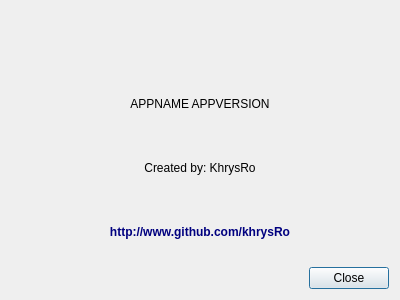
<?xml version="1.0" encoding="UTF-8"?>
<ui version="4.0">
 <class>Dialog</class>
 <widget class="QDialog" name="Dialog">
  <property name="geometry">
   <rect>
    <x>0</x>
    <y>0</y>
    <width>400</width>
    <height>300</height>
   </rect>
  </property>
  <property name="windowTitle">
   <string>Dialog</string>
  </property>
  <layout class="QVBoxLayout" name="verticalLayout_2">
   <item>
    <layout class="QVBoxLayout" name="verticalLayout">
     <item>
      <widget class="QLabel" name="image4">
       <property name="text">
        <string>&lt;html&gt;&lt;head/&gt;&lt;body&gt;&lt;p align=&quot;center&quot;&gt;&lt;img src=&quot;:/images/glade/pyconnmgr64x64.png&quot;/&gt;&lt;/p&gt;&lt;/body&gt;&lt;/html&gt;</string>
       </property>
       <property name="alignment">
        <set>Qt::AlignCenter</set>
       </property>
      </widget>
     </item>
     <item>
      <widget class="QLabel" name="label_version">
       <property name="text">
        <string>APPNAME APPVERSION</string>
       </property>
       <property name="alignment">
        <set>Qt::AlignCenter</set>
       </property>
      </widget>
     </item>
     <item>
      <widget class="QLabel" name="label_createdby">
       <property name="text">
        <string>&lt;span size=&quot;smaller&quot;&gt;Created by: KhrysRo&lt;/span&gt;</string>
       </property>
       <property name="alignment">
        <set>Qt::AlignCenter</set>
       </property>
      </widget>
     </item>
     <item>
      <widget class="QLabel" name="label">
       <property name="text">
        <string>&lt;html&gt;&lt;head/&gt;&lt;body&gt;&lt;p align=&quot;center&quot;&gt;&lt;span style=&quot; font-weight:600; color:#00007f;&quot;&gt;http://www.github.com/khrysRo&lt;/span&gt;&lt;/p&gt;&lt;/body&gt;&lt;/html&gt;</string>
       </property>
      </widget>
     </item>
     <item>
      <layout class="QHBoxLayout" name="horizontalLayout">
       <item>
        <spacer name="horizontalSpacer">
         <property name="orientation">
          <enum>Qt::Horizontal</enum>
         </property>
         <property name="sizeHint" stdset="0">
          <size>
           <width>40</width>
           <height>20</height>
          </size>
         </property>
        </spacer>
       </item>
       <item>
        <widget class="QPushButton" name="pushButton">
         <property name="text">
          <string>Close</string>
         </property>
        </widget>
       </item>
      </layout>
     </item>
    </layout>
   </item>
  </layout>
 </widget>
 <resources>
  <include location="../glade/pyconnmgr.png"/>
  <include location="../RF.qrc"/>
 </resources>
 <connections>
  <connection>
   <sender>pushButton</sender>
   <signal>clicked()</signal>
   <receiver>Dialog</receiver>
   <slot>close()</slot>
   <hints>
    <hint type="sourcelabel">
     <x>349</x>
     <y>267</y>
    </hint>
    <hint type="destinationlabel">
     <x>199</x>
     <y>149</y>
    </hint>
   </hints>
  </connection>
 </connections>
</ui>
